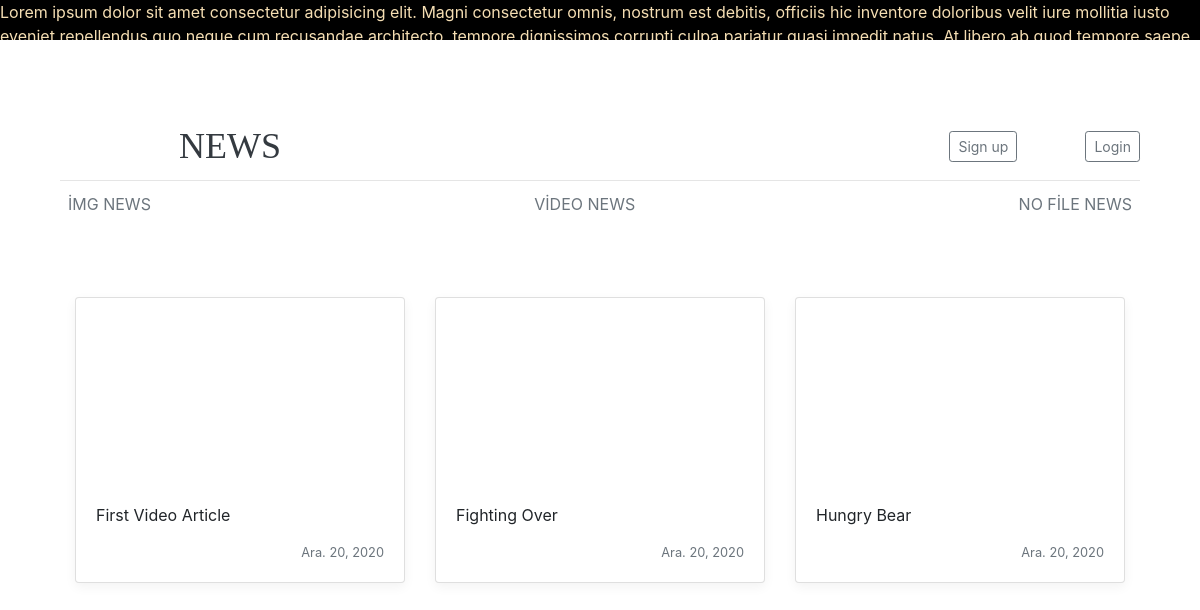
Page /articles/videoarticles/ on the committed database.
### article/models.py (models this page shows)
class VideoArticle(models.Model):
    videoarticleauthor = models.ForeignKey("auth.User",on_delete = models.CASCADE,verbose_name="Yazar")
    videoarticletitle = models.CharField(max_length=50,verbose_name="Başlık")
    videoarticlecontent = RichTextField()
    videoarticlecreated_date = models.DateField(auto_now=True,verbose_name="Oluşturulma Tarihi")
    article_video = models.URLField(blank=True,null=True,verbose_name="Makaleye Video Ekleyin")

### article/views.py (the view)
# urls.py: path('videoarticles/',views.videoarticles,name="videoarticles"),
def videoarticles(request):
    videoarticles = VideoArticle.objects.all()
    return render(request, "videoarticles.html", {"videoarticles": videoarticles})

### templates/videoarticles.html (shortened to what this page needs)
{% extends 'base.html' %}
{% block body %}
{% if videoarticles %}
<div class="d-flex justify-content-between">
<div class="container">
    <main role="main">
      <div class="album py-3">
          <div class="row">
            {% if videoarticles %}
            {%for videoarticle in videoarticles%}
            <div class="col-md-4">
              <div class="card mb-4 box-shadow">
                {% if videoarticle.article_video %}
                <div class="embed-responsive embed-responsive-16by9">
                  <iframe width="400" height="200" src="{{videoarticle.article_video}}" frameborder="0" allow="accelerometer; autoplay; clipboard-write; encrypted-media; gyroscope; picture-in-picture" allowfullscreen></iframe>
                </div>
                {% endif %}
                <div class="card-body">
                  <p class="card-text">{{videoarticle.videoarticletitle}}</p>
                  <div class="d-flex justify-content-between align-items-center">
                    <small class="text-muted">{{videoarticle.videoarticlecreated_date}}</small>
                  </div>
                </div>
              </div>
            </div>
            {% endfor %}
            {% endif %}
          </div>
      </div>
    </main>
  </div>
</div>
{% endif %}
{% endblock body %}

### static/css/nav.css (style rules this page uses)
.box-shadow { box-shadow: 0 .25rem .75rem rgba(0, 0, 0, .05); }

### rows in the picture
VideoArticle: videoarticletitle "First Video Article", videoarticlecreated_date "Ara. 20, 2020"
VideoArticle: videoarticletitle "Fighting Over", videoarticlecreated_date "Ara. 20, 2020"
VideoArticle: videoarticletitle "Hungry Bear", videoarticlecreated_date "Ara. 20, 2020"
